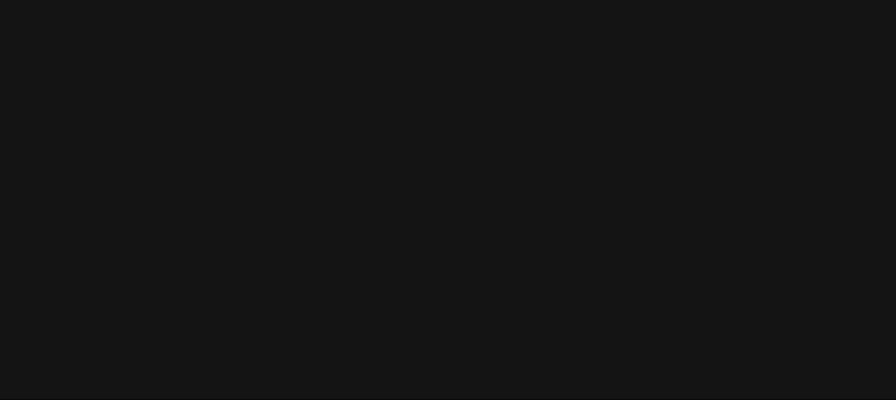
Frame 1 (no input)
Frame 60 (no input): identical to frame 1, image omitted
Frame 120 (the mouse pressed at the canvas centre since frame 60): identical to frame 1, image omitted

The p5.js sketch that drew this single still picture (run headless with seeded random() and noise() and a simulated clock; from frame 60 on, the mouse is pressed at the canvas centre):

// p5.js sketch
// ── sketch.js
let width = 896;
let height = 400;
let bars = [];
let barWidth = 5;

function fillArray() {
  bars = []; // Clear the previous bars
  for (let i = 0; i < width / barWidth; i++) {
    bars.push(new Bar(i * barWidth, height, barWidth, -Math.floor(random(0, height))));
  }
}

function showBars(array) {
  for (let i = 0; i < array.length; i++) {
    array[i].show();
  }
}

function setup() {
  createCanvas(width, height);
  fillArray();
}

function draw() {
  background(20);
  fill(255);
  // textSize(50);
  // text(barWidth, 243, 53);
  showBars(bars);
  sorter(bars);
}

function sorter(array) {
  let swapped = false;
  for (let i = 0; i < array.length - 1; i++) {
    if (array[i].h < array[i + 1].h) {
      let tempH = array[i].h;
      array[i].h = array[i + 1].h;
      array[i + 1].h = tempH;
      swapped = true;
    }
  }
  
  // If no swaps were made in this pass, the array is sorted
  if (!swapped) {
    noLoop();
  }
}

class Bar {
  constructor(x, y, w, h) {
    this.x = x;
    this.y = y;
    this.w = w;
    this.h = h;
  }
  
  show() {
    if (this.h % 2 === 0) {
      fill(200, 100, 0);
    } else {
      fill(170, 155, 66);
    }
    rect(this.x, this.y, this.w, this.h);
  }
}
